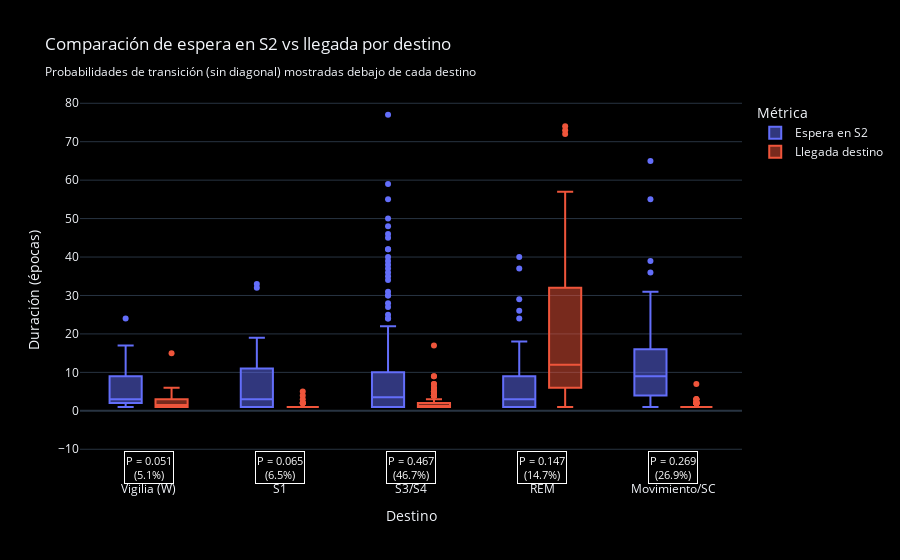

Notebook cell for this chart:
### Markdown cell above
## Boxplots emparejados (espera vs llegada)

1. **Por paciente**: cada caja resume todas las esperas (o llegadas) observadas en ese individuo.
2. **Global**: misma métrica pero sin desglosar por paciente.

### Code cell
# Enriquecer el boxplot con probabilidades de transición (SIN diagonal)
# Esta celda modifica el gráfico anterior para agregar las probabilidades debajo de cada destino

if not df_bloques.empty and 'fig_destinos_combinado' in locals():
    # Obtener el rango del eje Y para posicionar las anotaciones
    y_min = df_long["Duración"].min()
    y_max = df_long["Duración"].max()
    y_pos_anotacion = y_min - (y_max - y_min) * 0.15  # 15% debajo del mínimo
    
    # Agregar anotación para cada destino
    for idx, destino in enumerate(orden_destinos):
        if destino in probabilidades_s2:
            prob = probabilidades_s2[destino]
            texto_anotacion = f"P = {prob:.3f}<br>({prob*100:.1f}%)"
            
            fig_destinos_combinado.add_annotation(
                x=idx,
                y=y_pos_anotacion,
                text=texto_anotacion,
                showarrow=False,
                font=dict(color="white", size=11),
                bgcolor="rgba(0,0,0,0.7)",
                bordercolor="white",
                borderwidth=1,
                xref="x",
                yref="y",
                xanchor="center",
                yanchor="top"
            )
    
    # Ajustar el rango del eje Y para que las anotaciones sean visibles
    fig_destinos_combinado.update_yaxes(range=[y_pos_anotacion - (y_max - y_min) * 0.1, y_max * 1.05])
    
    # Actualizar título
    fig_destinos_combinado.update_layout(
        title="Comparación de espera en S2 vs llegada por destino<br><sub>Probabilidades de transición (sin diagonal) mostradas debajo de cada destino</sub>"
    )
    
    fig_destinos_combinado.show()
else:
    print("Ejecuta primero la celda anterior del boxplot.")

### Figure 1 — Plotly figure (JSON) as saved in the notebook; plotly's stock layout.template omitted (floating-point values rounded to 4 significant figures; data arrays with more than 128 entries replaced by an {"elided": "..."} marker saying what was removed)
{"data": [{"alignmentgroup": "True", "boxpoints": "outliers", "hovertemplate": "Tipo=Espera en S2<br>Etiqueta destino=%{x}<br>Duración=%{y}<extra></extra>", "legendgroup": "Espera en S2", "marker": {"color": "#636efa"}, "name": "Espera en S2", "notched": false, "offsetgroup": "Espera en S2", "orientation": "v", "showlegend": true, "type": "box", "x": {"elided": "505 str values"}, "x0": " ", "xaxis": "x", "y": {"elided": "505 int values"}, "y0": " ", "yaxis": "y"}, {"alignmentgroup": "True", "boxpoints": "outliers", "hovertemplate": "Tipo=Llegada destino<br>Etiqueta destino=%{x}<br>Duración=%{y}<extra></extra>", "legendgroup": "Llegada destino", "marker": {"color": "#EF553B"}, "name": "Llegada destino", "notched": false, "offsetgroup": "Llegada destino", "orientation": "v", "showlegend": true, "type": "box", "x": {"elided": "505 str values"}, "x0": " ", "xaxis": "x", "y": {"elided": "505 int values"}, "y0": " ", "yaxis": "y"}], "layout": {"annotations": [{"bgcolor": "rgba(0,0,0,0.7)", "bordercolor": "white", "borderwidth": 1, "font": {"color": "white", "size": 11}, "showarrow": false, "text": "P = 0.051<br>(5.1%)", "x": 0, "xanchor": "center", "xref": "x", "y": -10.4, "yanchor": "top", "yref": "y"}, {"bgcolor": "rgba(0,0,0,0.7)", "bordercolor": "white", "borderwidth": 1, "font": {"color": "white", "size": 11}, "showarrow": false, "text": "P = 0.065<br>(6.5%)", "x": 1, "xanchor": "center", "xref": "x", "y": -10.4, "yanchor": "top", "yref": "y"}, {"bgcolor": "rgba(0,0,0,0.7)", "bordercolor": "white", "borderwidth": 1, "font": {"color": "white", "size": 11}, "showarrow": false, "text": "P = 0.467<br>(46.7%)", "x": 2, "xanchor": "center", "xref": "x", "y": -10.4, "yanchor": "top", "yref": "y"}, {"bgcolor": "rgba(0,0,0,0.7)", "bordercolor": "white", "borderwidth": 1, "font": {"color": "white", "size": 11}, "showarrow": false, "text": "P = 0.147<br>(14.7%)", "x": 3, "xanchor": "center", "xref": "x", "y": -10.4, "yanchor": "top", "yref": "y"}, {"bgcolor": "rgba(0,0,0,0.7)", "bordercolor": "white", "borderwidth": 1, "font": {"color": "white", "size": 11}, "showarrow": false, "text": "P = 0.269<br>(26.9%)", "x": 4, "xanchor": "center", "xref": "x", "y": -10.4, "yanchor": "top", "yref": "y"}], "boxmode": "group", "legend": {"title": {"text": "Métrica"}, "tracegroupgap": 0}, "paper_bgcolor": "black", "plot_bgcolor": "black", "title": {"text": "Comparación de espera en S2 vs llegada por destino<br><sub>Probabilidades de transición (sin diagonal) mostradas debajo de cada destino</sub>"}, "xaxis": {"anchor": "y", "categoryarray": ["Vigilia (W)", "S1", "S3/S4", "REM", "Movimiento/SC"], "categoryorder": "array", "domain": [0, 1], "title": {"text": "Destino"}}, "yaxis": {"anchor": "x", "domain": [0, 1], "range": [-18, 80.85], "title": {"text": "Duración (épocas)"}}}}
